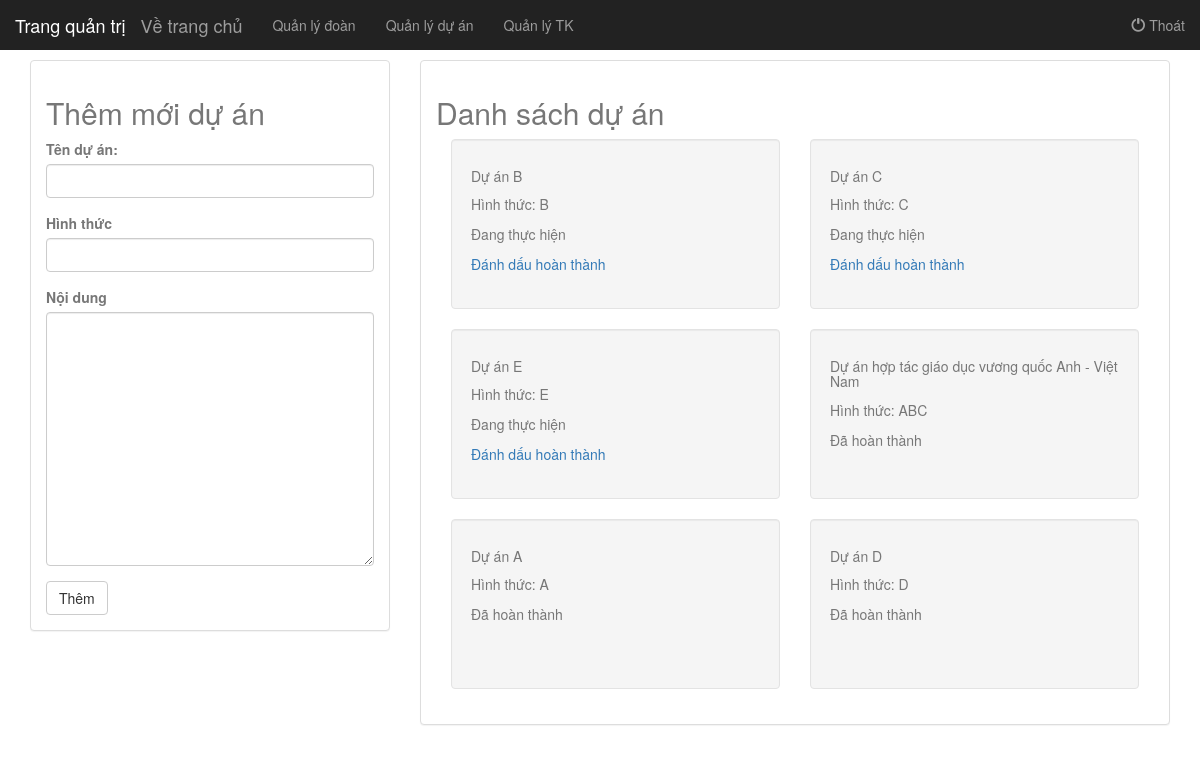
/admin/index.php?keyad=duan.php (signed in), run on the app's committed database.
### tables this page shows
CREATE TABLE `duan` (
  `duan_id` int(255) NOT NULL,
  `duan_ten` varchar(255) NOT NULL,
  `duan_hinhthuc` varchar(255) NOT NULL,
  `duan_noidung` varchar(20000) NOT NULL,
  `duan_trangthai` int(255) NOT NULL
);

### admin/duan.php (the view, shortened to what this page needs)
<div class="row">
<div class="col-md-4">
  	<div class="panel panel-default">
	    <div class="panel-body">
		  	<h2>Thêm mới dự án</h2>
		  	<form action="" method="POST">
		  	<div class="form-group">
			    <label>Tên dự án:</label>
			    <input type="text" name="tenduan" class="form-control" >
			</div>
			<div class="form-group">
			    <label>Hình thức</label>
			    <input type="text" name="hinhthuc" class="form-control" >
			</div>
			<div class="form-group">
			    <label>Nội dung</label>
			    <textarea name="noidung" class="form-control" rows="12"></textarea>
			</div>
			<button type="submit" name="btn_themduan" class="btn btn-default">Thêm</button>
			</form>
		</div>
	</div>
</div>
<div class="col-md-8">
  	<div class="panel panel-default">
	    <div class="panel-body">
	    <h2>Danh sách dự án</h2>
	    <?php
	    $listDA = "SELECT * from duan order by duan_trangthai";
	    $doListDA = mysqli_query($db,$listDA);
	    while($duan = mysqli_fetch_array($doListDA)){
	    	$id = $duan['duan_id'];
	    	$ten = $duan['duan_ten'];
	    	$hinhthuc = $duan['duan_hinhthuc'];
	    	$tt = $duan['duan_trangthai'];
	    	if($tt==0){
	    		$trangthai = "Đang thực hiện";
	    	}else{
	    		$trangthai = "Đã hoàn thành";
	    	}
	     ?>
	     	<div class="col-md-6">
	    	<div class="well" style="height:170px;">
	    		<h5><?=$ten?></h5>
	    		<p>Hình thức: <?=$hinhthuc?></p>
	    		<p><?=$trangthai?></p>
	    		<?php
	    		if($tt == 0){
	    		 ?>
	    		 <a href="?keyad=duan.php&danhdauhoanthanh=<?=$id?>">Đánh dấu hoàn thành</a>
	    		 <?php
	    		 }
	    		 ?>
	    	</div>
	    	</div>
	    <?php } ?>
	    </div>
	</div>
</div>
</div>

### style.css (style rules this page uses)
body { color: #777; }

### data on the page
duan: duan_ten "Dự án B", duan_hinhthuc "B", duan_trangthai "Đang thực hiện"
duan: duan_ten "Dự án C", duan_hinhthuc "C", duan_trangthai "Đang thực hiện"
duan: duan_ten "Dự án E", duan_hinhthuc "E", duan_trangthai "Đang thực hiện"
duan: duan_ten "Dự án hợp tác giáo dục vương quốc Anh - Việt Nam", duan_hinhthuc "ABC", duan_trangthai "Đã hoàn thành"
duan: duan_ten "Dự án A", duan_hinhthuc "A", duan_trangthai "Đã hoàn thành"
duan: duan_ten "Dự án D", duan_hinhthuc "D", duan_trangthai "Đã hoàn thành"
